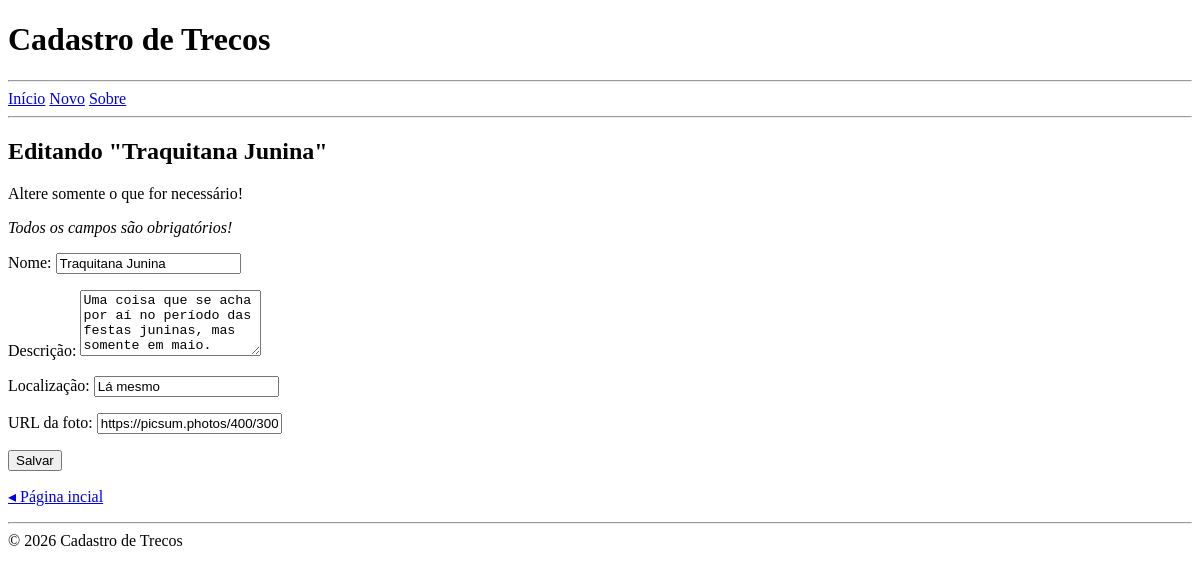
Page /edit/1 on the earlier database version.
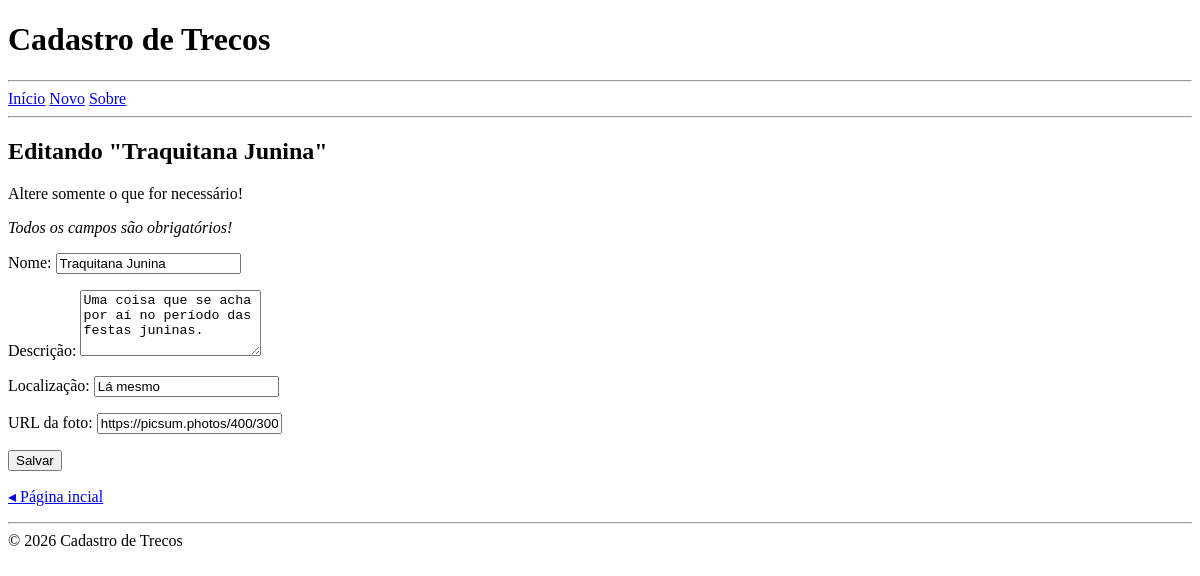
Same page on the later database version.
### tables this page shows
CREATE TABLE thing (
    id INTEGER PRIMARY KEY AUTOINCREMENT,
    created_at TEXT DEFAULT CURRENT_TIMESTAMP,
    name TEXT,
	description TEXT,
    location TEXT, 
	photo TEXT,
	status TEXT CHECK (status IN ('on', 'off', 'del')) DEFAULT 'on'
);

### app.py (the view, shortened to what this page needs)
@app.route('/edit/<int:thing_id>', methods=['GET', 'POST'])
def edit(thing_id):
    with sqlite3.connect('database.db') as conn:
        conn.row_factory = sqlite3.Row
        content = conn.execute("""
            SELECT *
            FROM thing
            WHERE status = 'on'
              AND id = ?
        """, (thing_id,)).fetchone()
    if content is None:
        abort(404)
    return render_template(
        'edit.html',
        content=content
    )

### templates/edit.html (shortened to what this page needs)
{% extends '_base.html' %}
{% block main %}
<h2>Editando "{{ content.name }}"</h2>
<p>Altere somente o que for necessário!</p>
<p><em>Todos os campos são obrigatórios!</em></p>
<form method="post">
    <p>
        <label for="name">Nome:</label>
        <input type="text" name="name" id="name" required value="{{ content.name }}">
    </p>
    <p>
        <label for="description">Descrição:</label>
        <textarea name="description" id="description" rows="4" required>{{ content.description }}</textarea>
    </p>
    <p>
        <label for="location">Localização:</label>
        <input type="text" name="location" id="location" required value="{{ content.location }}">
    </p>
    <p>
        <label for="photo">URL da foto:</label>
        <input type="url" name="photo" id="photo" required value="{{ content.photo }}">
    </p>
    <p>
        <button type="submit">Salvar</button>
    </p>
</form>
<p><a href="{{ url_for('index') }}">◂ Página incial</a></p>
{% endblock %}

Differences in the rows shown:
changed thing "Traquitana Junina": description "Uma coisa que se acha por aí no período das festas juninas, mas somente em maio." → "Uma coisa que se acha por aí no período das festas juninas."
